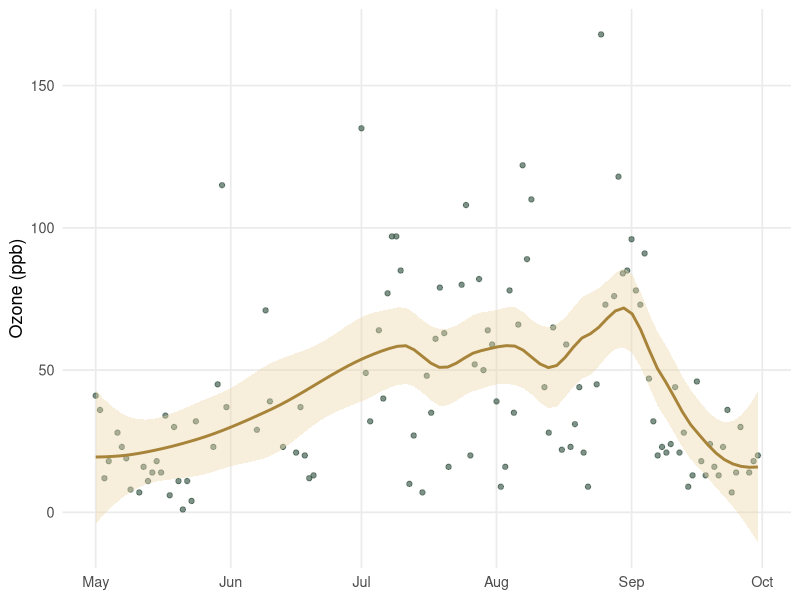
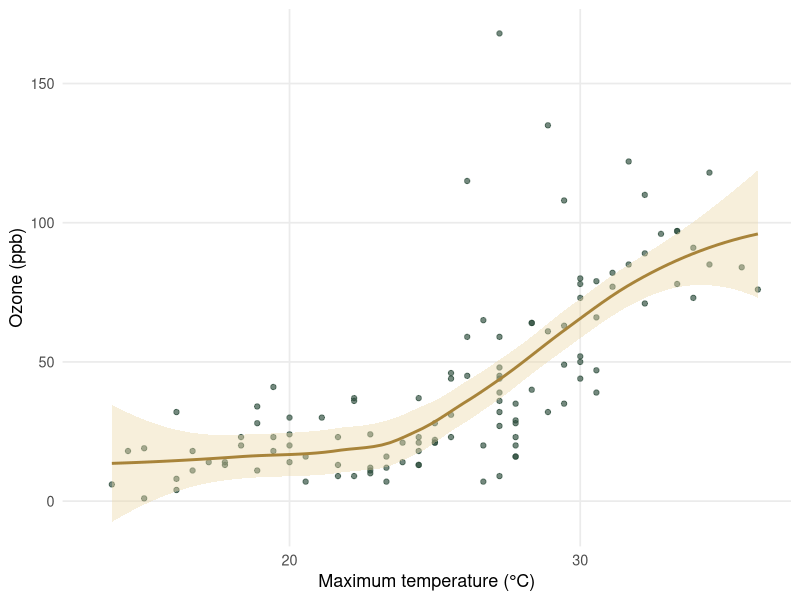
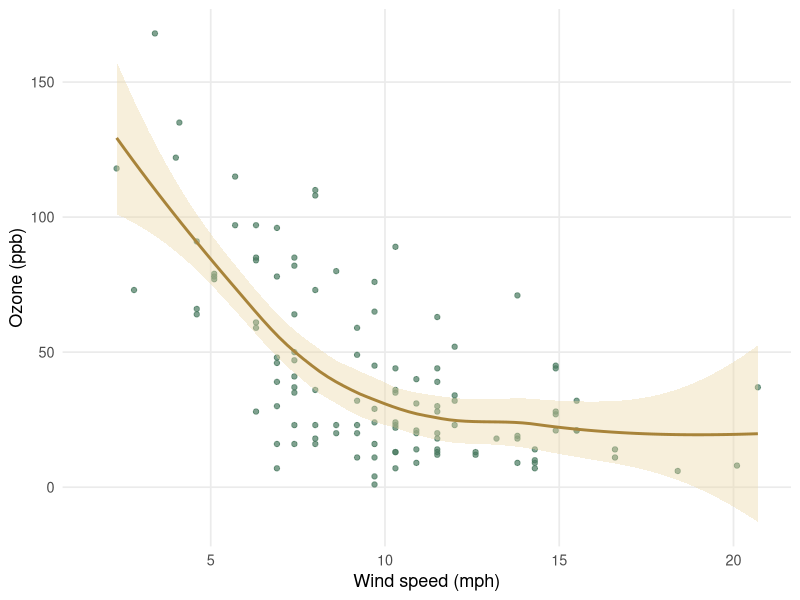
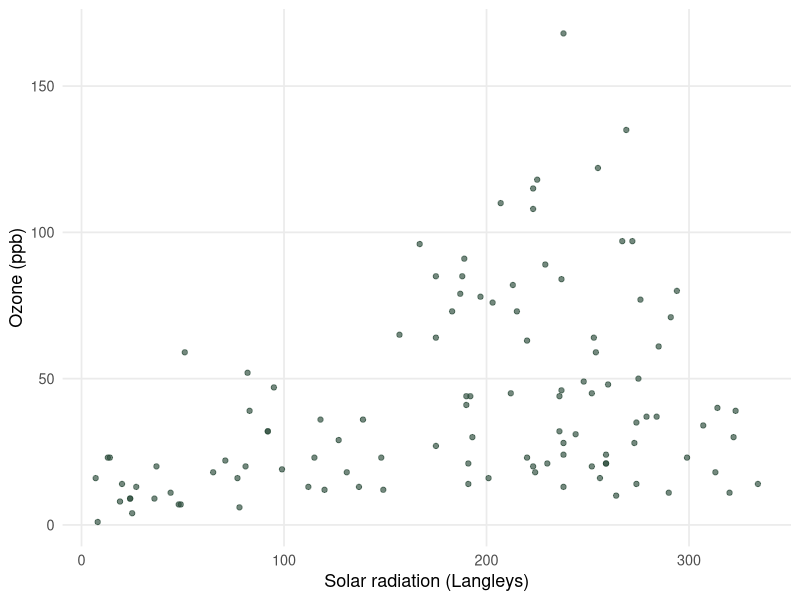

R code for these plots, in order:
## ---- chunk 1
#| label: setup
library(ggplot2)

aq <- airquality
aq$Date <- as.Date(sprintf("1973-%02d-%02d", aq$Month, aq$Day))
aq$Temp_C <- (aq$Temp - 32) * 5 / 9
aq$Month_name <- factor(month.name[aq$Month], levels = month.name[5:9])

complete <- aq[complete.cases(aq[, c("Ozone", "Solar.R", "Wind", "Temp_C")]), ]
n_days <- nrow(aq)
n_missing_ozone <- sum(is.na(aq$Ozone))
n_complete <- nrow(complete)

r <- function(x, y) round(cor(x, y, use = "complete.obs"), 2)
r_temp <- r(aq$Ozone, aq$Temp_C)
r_wind <- r(aq$Ozone, aq$Wind)
r_sun <- r(aq$Ozone, aq$Solar.R)

worst <- aq[which.max(aq$Ozone), ]
hot <- aq$Temp_C >= 30
mean_hot <- round(mean(aq$Ozone[hot], na.rm = TRUE))
mean_mild <- round(mean(aq$Ozone[!hot], na.rm = TRUE))

model <- lm(log(Ozone) ~ Temp_C + Wind + Solar.R, data = complete)
b <- coef(model)
pct <- function(x) round((exp(x) - 1) * 100, 1)
r2 <- round(summary(model)$r.squared * 100)

theme_set(theme_minimal(base_size = 13) + theme(panel.grid.minor = element_blank()))
green <- "#2A4A3A"; sage <- "#4A7A60"; gold <- "#A8843A"
## ---- chunk 2
#| label: tbl-missing
#| tbl-cap: "Missing readings by measure. Ozone has by far the most gaps."
data.frame(
  Measure = c("Ozone", "Solar radiation", "Wind", "Temperature"),
  `Days recorded` = colSums(!is.na(aq[, c("Ozone", "Solar.R", "Wind", "Temp")])),
  `Days missing` = colSums(is.na(aq[, c("Ozone", "Solar.R", "Wind", "Temp")])),
  check.names = FALSE, row.names = NULL
)
## ---- chunk 3
#| label: fig-season
#| fig-cap: "Daily ozone through the summer of 1973. Each point is one day; the line is a smoothed trend, and gaps are days with no reading."
ggplot(aq, aes(Date, Ozone)) +
  geom_point(colour = green, alpha = .6) +
  geom_smooth(method = "loess", span = .4, colour = gold, fill = "#ECD8A6") +
  labs(x = NULL, y = "Ozone (ppb)")
## ---- chunk 4
#| label: tbl-month
#| tbl-cap: "Monthly averages. Each figure uses every day with a reading for that measure."
mean_by <- function(v) round(tapply(aq[[v]], aq$Month_name, mean, na.rm = TRUE), 1)
data.frame(
  Month = levels(aq$Month_name),
  `Ozone (ppb)` = mean_by("Ozone"),
  `Max temp (°C)` = mean_by("Temp_C"),
  `Wind (mph)` = mean_by("Wind"),
  `Solar (Langleys)` = round(mean_by("Solar.R")),
  check.names = FALSE, row.names = NULL
)
## ---- chunk 5
#| label: fig-temp
#| fig-cap: "Ozone against the day's maximum temperature. The curve bends upwards above about 25 °C, where hot days start to bring much more ozone."
ggplot(aq, aes(Temp_C, Ozone)) +
  geom_point(colour = green, alpha = .65) +
  geom_smooth(method = "loess", colour = gold, fill = "#ECD8A6") +
  labs(x = "Maximum temperature (°C)", y = "Ozone (ppb)")
## ---- chunk 6
#| label: fig-wind
#| fig-cap: "Ozone against average wind speed. High readings cluster on calm days."
ggplot(aq, aes(Wind, Ozone)) +
  geom_point(colour = sage, alpha = .7) +
  geom_smooth(method = "loess", colour = gold, fill = "#ECD8A6") +
  labs(x = "Wind speed (mph)", y = "Ozone (ppb)")
## ---- chunk 7
#| label: fig-sun
#| fig-cap: "Ozone against morning solar radiation. Sun alone does not guarantee high ozone, but the worst days were sunny ones."
ggplot(aq, aes(Solar.R, Ozone)) +
  geom_point(colour = green, alpha = .65) +
  labs(x = "Solar radiation (Langleys)", y = "Ozone (ppb)")
## ---- chunk 8
#| label: tbl-model
#| tbl-cap: "Regression of log ozone on weather. The percentage column turns each coefficient into the change in ozone for one more unit."
s <- summary(model)$coefficients
data.frame(
  Term = c("Intercept", "Max temp (per °C)", "Wind (per mph)", "Solar radiation (per Langley)"),
  Estimate = round(s[, 1], 4),
  `Std. error` = round(s[, 2], 4),
  `Change in ozone (%)` = c("", format(pct(s[-1, 1]), nsmall = 1)),
  `p value` = ifelse(s[, 4] < .001, "< 0.001", sprintf("%.3f", s[, 4])),
  check.names = FALSE, row.names = NULL
)
## ---- chunk 9
#| label: tbl-worst
#| tbl-cap: "The ten highest ozone days of the summer. Warm, still days fill the list."
w <- head(aq[order(-aq$Ozone), ], 10)
data.frame(
  Date = sub("^0", "", format(w$Date, "%d %B")),
  `Ozone (ppb)` = w$Ozone,
  `Max temp (°C)` = round(w$Temp_C, 1),
  `Wind (mph)` = w$Wind,
  `Solar (Langleys)` = w$Solar.R,
  check.names = FALSE, row.names = NULL
)
